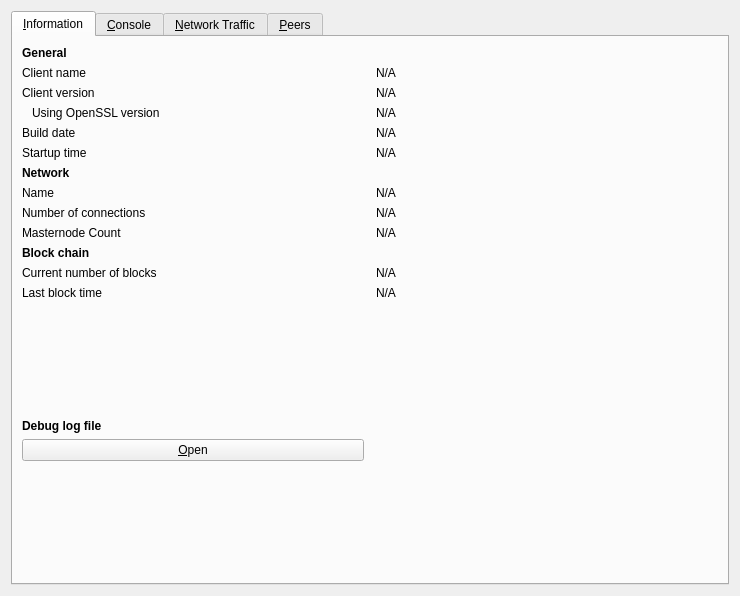
<?xml version="1.0" encoding="UTF-8"?>
<ui version="4.0">
 <class>RPCConsole</class>
 <widget class="QDialog" name="RPCConsole">
  <property name="geometry">
   <rect>
    <x>0</x>
    <y>0</y>
    <width>740</width>
    <height>596</height>
   </rect>
  </property>
  <property name="windowTitle">
   <string>Tools window</string>
  </property>
  <layout class="QVBoxLayout" name="verticalLayout_2">
   <item>
    <widget class="QTabWidget" name="tabWidget">
     <property name="currentIndex">
      <number>0</number>
     </property>
     <widget class="QWidget" name="tab_info">
      <attribute name="title">
       <string>&amp;Information</string>
      </attribute>
      <layout class="QGridLayout" name="gridLayout" columnstretch="0,0">
       <property name="horizontalSpacing">
        <number>12</number>
       </property>
       <item row="9" column="0">
        <widget class="QLabel" name="label_4">
         <property name="text">
          <string>Masternode Count</string>
         </property>
        </widget>
       </item>
       <item row="0" column="0">
        <widget class="QLabel" name="label_9">
         <property name="font">
          <font>
           <weight>75</weight>
           <bold>true</bold>
          </font>
         </property>
         <property name="text">
          <string>General</string>
         </property>
        </widget>
       </item>
       <item row="7" column="0">
        <widget class="QLabel" name="label_8">
         <property name="text">
          <string>Name</string>
         </property>
        </widget>
       </item>
       <item row="1" column="0">
        <widget class="QLabel" name="label_5">
         <property name="text">
          <string>Client name</string>
         </property>
        </widget>
       </item>
       <item row="7" column="1">
        <widget class="QLabel" name="networkName">
         <property name="cursor">
          <cursorShape>IBeamCursor</cursorShape>
         </property>
         <property name="text">
          <string>N/A</string>
         </property>
         <property name="textFormat">
          <enum>Qt::PlainText</enum>
         </property>
         <property name="textInteractionFlags">
          <set>Qt::LinksAccessibleByMouse|Qt::TextSelectableByKeyboard|Qt::TextSelectableByMouse</set>
         </property>
        </widget>
       </item>
       <item row="8" column="0">
        <widget class="QLabel" name="label_7">
         <property name="text">
          <string>Number of connections</string>
         </property>
        </widget>
       </item>
       <item row="15" column="0">
        <widget class="QPushButton" name="openDebugLogfileButton">
         <property name="toolTip">
          <string>Open the Chaincoin debug log file from the current data directory. This can take a few seconds for large log files.</string>
         </property>
         <property name="text">
          <string>&amp;Open</string>
         </property>
         <property name="icon">
          <iconset resource="../chaincoin.qrc">
           <normaloff>:/icons/open</normaloff>:/icons/open</iconset>
         </property>
         <property name="autoDefault">
          <bool>false</bool>
         </property>
        </widget>
       </item>
       <item row="16" column="0">
        <spacer name="verticalSpacer">
         <property name="orientation">
          <enum>Qt::Vertical</enum>
         </property>
         <property name="sizeHint" stdset="0">
          <size>
           <width>20</width>
           <height>40</height>
          </size>
         </property>
        </spacer>
       </item>
       <item row="5" column="0">
        <widget class="QLabel" name="label_13">
         <property name="text">
          <string>Startup time</string>
         </property>
        </widget>
       </item>
       <item row="6" column="0">
        <widget class="QLabel" name="label_11">
         <property name="font">
          <font>
           <weight>75</weight>
           <bold>true</bold>
          </font>
         </property>
         <property name="text">
          <string>Network</string>
         </property>
        </widget>
       </item>
       <item row="11" column="1">
        <widget class="QLabel" name="numberOfBlocks">
         <property name="cursor">
          <cursorShape>IBeamCursor</cursorShape>
         </property>
         <property name="text">
          <string>N/A</string>
         </property>
         <property name="textFormat">
          <enum>Qt::PlainText</enum>
         </property>
         <property name="textInteractionFlags">
          <set>Qt::LinksAccessibleByMouse|Qt::TextSelectableByKeyboard|Qt::TextSelectableByMouse</set>
         </property>
        </widget>
       </item>
       <item row="12" column="0">
        <widget class="QLabel" name="label_2">
         <property name="text">
          <string>Last block time</string>
         </property>
        </widget>
       </item>
       <item row="14" column="0">
        <widget class="QLabel" name="labelDebugLogfile">
         <property name="font">
          <font>
           <weight>75</weight>
           <bold>true</bold>
          </font>
         </property>
         <property name="text">
          <string>Debug log file</string>
         </property>
        </widget>
       </item>
       <item row="3" column="0">
        <widget class="QLabel" name="label_14">
         <property name="text">
          <string>Using OpenSSL version</string>
         </property>
         <property name="indent">
          <number>10</number>
         </property>
        </widget>
       </item>
       <item row="4" column="0">
        <widget class="QLabel" name="label_12">
         <property name="text">
          <string>Build date</string>
         </property>
        </widget>
       </item>
       <item row="3" column="1">
        <widget class="QLabel" name="openSSLVersion">
         <property name="cursor">
          <cursorShape>IBeamCursor</cursorShape>
         </property>
         <property name="text">
          <string>N/A</string>
         </property>
         <property name="textFormat">
          <enum>Qt::PlainText</enum>
         </property>
         <property name="textInteractionFlags">
          <set>Qt::LinksAccessibleByMouse|Qt::TextSelectableByKeyboard|Qt::TextSelectableByMouse</set>
         </property>
        </widget>
       </item>
       <item row="11" column="0">
        <widget class="QLabel" name="label_3">
         <property name="text">
          <string>Current number of blocks</string>
         </property>
        </widget>
       </item>
       <item row="1" column="1">
        <widget class="QLabel" name="clientName">
         <property name="cursor">
          <cursorShape>IBeamCursor</cursorShape>
         </property>
         <property name="text">
          <string>N/A</string>
         </property>
         <property name="textFormat">
          <enum>Qt::PlainText</enum>
         </property>
         <property name="textInteractionFlags">
          <set>Qt::LinksAccessibleByMouse|Qt::TextSelectableByKeyboard|Qt::TextSelectableByMouse</set>
         </property>
        </widget>
       </item>
       <item row="2" column="1">
        <widget class="QLabel" name="clientVersion">
         <property name="cursor">
          <cursorShape>IBeamCursor</cursorShape>
         </property>
         <property name="text">
          <string>N/A</string>
         </property>
         <property name="textFormat">
          <enum>Qt::PlainText</enum>
         </property>
         <property name="textInteractionFlags">
          <set>Qt::LinksAccessibleByMouse|Qt::TextSelectableByKeyboard|Qt::TextSelectableByMouse</set>
         </property>
        </widget>
       </item>
       <item row="12" column="1">
        <widget class="QLabel" name="lastBlockTime">
         <property name="cursor">
          <cursorShape>IBeamCursor</cursorShape>
         </property>
         <property name="text">
          <string>N/A</string>
         </property>
         <property name="textFormat">
          <enum>Qt::PlainText</enum>
         </property>
         <property name="textInteractionFlags">
          <set>Qt::LinksAccessibleByMouse|Qt::TextSelectableByKeyboard|Qt::TextSelectableByMouse</set>
         </property>
        </widget>
       </item>
       <item row="13" column="0">
        <spacer name="verticalSpacer_2">
         <property name="orientation">
          <enum>Qt::Vertical</enum>
         </property>
         <property name="sizeHint" stdset="0">
          <size>
           <width>20</width>
           <height>20</height>
          </size>
         </property>
        </spacer>
       </item>
       <item row="8" column="1">
        <widget class="QLabel" name="numberOfConnections">
         <property name="cursor">
          <cursorShape>IBeamCursor</cursorShape>
         </property>
         <property name="text">
          <string>N/A</string>
         </property>
         <property name="textFormat">
          <enum>Qt::PlainText</enum>
         </property>
         <property name="textInteractionFlags">
          <set>Qt::LinksAccessibleByMouse|Qt::TextSelectableByKeyboard|Qt::TextSelectableByMouse</set>
         </property>
        </widget>
       </item>
       <item row="4" column="1">
        <widget class="QLabel" name="buildDate">
         <property name="cursor">
          <cursorShape>IBeamCursor</cursorShape>
         </property>
         <property name="text">
          <string>N/A</string>
         </property>
         <property name="textFormat">
          <enum>Qt::PlainText</enum>
         </property>
         <property name="textInteractionFlags">
          <set>Qt::LinksAccessibleByMouse|Qt::TextSelectableByKeyboard|Qt::TextSelectableByMouse</set>
         </property>
        </widget>
       </item>
       <item row="2" column="0">
        <widget class="QLabel" name="label_6">
         <property name="text">
          <string>Client version</string>
         </property>
        </widget>
       </item>
       <item row="5" column="1">
        <widget class="QLabel" name="startupTime">
         <property name="cursor">
          <cursorShape>IBeamCursor</cursorShape>
         </property>
         <property name="text">
          <string>N/A</string>
         </property>
         <property name="textFormat">
          <enum>Qt::PlainText</enum>
         </property>
         <property name="textInteractionFlags">
          <set>Qt::LinksAccessibleByMouse|Qt::TextSelectableByKeyboard|Qt::TextSelectableByMouse</set>
         </property>
        </widget>
       </item>
       <item row="10" column="0">
        <widget class="QLabel" name="label_10">
         <property name="font">
          <font>
           <weight>75</weight>
           <bold>true</bold>
          </font>
         </property>
         <property name="text">
          <string>Block chain</string>
         </property>
        </widget>
       </item>
       <item row="9" column="1">
        <widget class="QLabel" name="masternodeCount">
         <property name="text">
          <string>N/A</string>
         </property>
        </widget>
       </item>
      </layout>
     </widget>
     <widget class="QWidget" name="tab_console">
      <attribute name="title">
       <string>&amp;Console</string>
      </attribute>
      <layout class="QVBoxLayout" name="verticalLayout_3">
       <property name="spacing">
        <number>3</number>
       </property>
       <item>
        <widget class="QTextEdit" name="messagesWidget">
         <property name="minimumSize">
          <size>
           <width>0</width>
           <height>100</height>
          </size>
         </property>
         <property name="readOnly">
          <bool>true</bool>
         </property>
         <property name="tabKeyNavigation" stdset="0">
          <bool>false</bool>
         </property>
         <property name="columnCount" stdset="0">
          <number>2</number>
         </property>
        </widget>
       </item>
       <item>
        <layout class="QHBoxLayout" name="horizontalLayout">
         <property name="spacing">
          <number>3</number>
         </property>
         <item>
          <widget class="QLabel" name="label">
           <property name="text">
            <string notr="true">&gt;</string>
           </property>
          </widget>
         </item>
         <item>
          <widget class="QLineEdit" name="lineEdit"/>
         </item>
         <item>
          <widget class="QPushButton" name="clearButton">
           <property name="maximumSize">
            <size>
             <width>24</width>
             <height>24</height>
            </size>
           </property>
           <property name="toolTip">
            <string>Clear console</string>
           </property>
           <property name="text">
            <string/>
           </property>
           <property name="icon">
            <iconset resource="../chaincoin.qrc">
             <normaloff>:/icons/remove</normaloff>:/icons/remove</iconset>
           </property>
           <property name="shortcut">
            <string notr="true">Ctrl+L</string>
           </property>
           <property name="autoDefault">
            <bool>false</bool>
           </property>
          </widget>
         </item>
        </layout>
       </item>
      </layout>
     </widget>
     <widget class="QWidget" name="tab">
      <attribute name="title">
       <string>&amp;Network Traffic</string>
      </attribute>
      <layout class="QHBoxLayout" name="horizontalLayout_3">
       <item>
        <layout class="QVBoxLayout" name="verticalLayout_4">
         <item>
          <widget class="TrafficGraphWidget" name="trafficGraph" native="true">
           <property name="sizePolicy">
            <sizepolicy hsizetype="Expanding" vsizetype="Expanding">
             <horstretch>0</horstretch>
             <verstretch>0</verstretch>
            </sizepolicy>
           </property>
          </widget>
         </item>
         <item>
          <layout class="QHBoxLayout" name="horizontalLayout_2">
           <item>
            <widget class="QSlider" name="sldGraphRange">
             <property name="minimum">
              <number>1</number>
             </property>
             <property name="maximum">
              <number>288</number>
             </property>
             <property name="pageStep">
              <number>12</number>
             </property>
             <property name="value">
              <number>6</number>
             </property>
             <property name="orientation">
              <enum>Qt::Horizontal</enum>
             </property>
            </widget>
           </item>
           <item>
            <widget class="QLabel" name="lblGraphRange">
             <property name="minimumSize">
              <size>
               <width>100</width>
               <height>0</height>
              </size>
             </property>
             <property name="alignment">
              <set>Qt::AlignCenter</set>
             </property>
            </widget>
           </item>
           <item>
            <widget class="QPushButton" name="btnClearTrafficGraph">
             <property name="text">
              <string>&amp;Clear</string>
             </property>
            </widget>
           </item>
          </layout>
         </item>
        </layout>
       </item>
       <item>
        <layout class="QVBoxLayout" name="verticalLayout">
         <item>
          <widget class="QGroupBox" name="groupBox">
           <property name="title">
            <string>Totals</string>
           </property>
           <layout class="QVBoxLayout" name="verticalLayout_5">
            <item>
             <layout class="QHBoxLayout" name="horizontalLayout_4">
              <item>
               <widget class="Line" name="line">
                <property name="sizePolicy">
                 <sizepolicy hsizetype="Fixed" vsizetype="Fixed">
                  <horstretch>0</horstretch>
                  <verstretch>0</verstretch>
                 </sizepolicy>
                </property>
                <property name="minimumSize">
                 <size>
                  <width>10</width>
                  <height>0</height>
                 </size>
                </property>
                <property name="palette">
                 <palette>
                  <active>
                   <colorrole role="Light">
                    <brush brushstyle="SolidPattern">
                     <color alpha="255">
                      <red>0</red>
                      <green>255</green>
                      <blue>0</blue>
                     </color>
                    </brush>
                   </colorrole>
                  </active>
                  <inactive>
                   <colorrole role="Light">
                    <brush brushstyle="SolidPattern">
                     <color alpha="255">
                      <red>0</red>
                      <green>255</green>
                      <blue>0</blue>
                     </color>
                    </brush>
                   </colorrole>
                  </inactive>
                  <disabled>
                   <colorrole role="Light">
                    <brush brushstyle="SolidPattern">
                     <color alpha="255">
                      <red>0</red>
                      <green>255</green>
                      <blue>0</blue>
                     </color>
                    </brush>
                   </colorrole>
                  </disabled>
                 </palette>
                </property>
                <property name="orientation">
                 <enum>Qt::Horizontal</enum>
                </property>
               </widget>
              </item>
              <item>
               <widget class="QLabel" name="label_16">
                <property name="text">
                 <string>In:</string>
                </property>
               </widget>
              </item>
              <item>
               <widget class="QLabel" name="lblBytesIn">
                <property name="minimumSize">
                 <size>
                  <width>50</width>
                  <height>0</height>
                 </size>
                </property>
                <property name="alignment">
                 <set>Qt::AlignRight|Qt::AlignTrailing|Qt::AlignVCenter</set>
                </property>
               </widget>
              </item>
             </layout>
            </item>
            <item>
             <layout class="QHBoxLayout" name="horizontalLayout_5">
              <item>
               <widget class="Line" name="line_2">
                <property name="sizePolicy">
                 <sizepolicy hsizetype="Fixed" vsizetype="Fixed">
                  <horstretch>0</horstretch>
                  <verstretch>0</verstretch>
                 </sizepolicy>
                </property>
                <property name="minimumSize">
                 <size>
                  <width>10</width>
                  <height>0</height>
                 </size>
                </property>
                <property name="palette">
                 <palette>
                  <active>
                   <colorrole role="Light">
                    <brush brushstyle="SolidPattern">
                     <color alpha="255">
                      <red>255</red>
                      <green>0</green>
                      <blue>0</blue>
                     </color>
                    </brush>
                   </colorrole>
                  </active>
                  <inactive>
                   <colorrole role="Light">
                    <brush brushstyle="SolidPattern">
                     <color alpha="255">
                      <red>255</red>
                      <green>0</green>
                      <blue>0</blue>
                     </color>
                    </brush>
                   </colorrole>
                  </inactive>
                  <disabled>
                   <colorrole role="Light">
                    <brush brushstyle="SolidPattern">
                     <color alpha="255">
                      <red>255</red>
                      <green>0</green>
                      <blue>0</blue>
                     </color>
                    </brush>
                   </colorrole>
                  </disabled>
                 </palette>
                </property>
                <property name="orientation">
                 <enum>Qt::Horizontal</enum>
                </property>
               </widget>
              </item>
              <item>
               <widget class="QLabel" name="label_17">
                <property name="text">
                 <string>Out:</string>
                </property>
               </widget>
              </item>
              <item>
               <widget class="QLabel" name="lblBytesOut">
                <property name="minimumSize">
                 <size>
                  <width>50</width>
                  <height>0</height>
                 </size>
                </property>
                <property name="alignment">
                 <set>Qt::AlignRight|Qt::AlignTrailing|Qt::AlignVCenter</set>
                </property>
               </widget>
              </item>
             </layout>
            </item>
            <item>
             <spacer name="verticalSpacer_4">
              <property name="orientation">
               <enum>Qt::Vertical</enum>
              </property>
              <property name="sizeHint" stdset="0">
               <size>
                <width>20</width>
                <height>407</height>
               </size>
              </property>
             </spacer>
            </item>
           </layout>
          </widget>
         </item>
        </layout>
       </item>
      </layout>
     </widget>
     <widget class="QWidget" name="tab_peers">
      <attribute name="title">
       <string>&amp;Peers</string>
      </attribute>
      <layout class="QGridLayout" name="gridLayout_2">
       <item row="0" column="0" rowspan="2">
        <layout class="QVBoxLayout" name="verticalLayout_101">
         <property name="spacing">
          <number>0</number>
         </property>
         <item>
          <widget class="QTableView" name="peerWidget">
           <property name="horizontalScrollBarPolicy">
            <enum>Qt::ScrollBarAsNeeded</enum>
           </property>
           <property name="tabKeyNavigation">
            <bool>false</bool>
           </property>
           <property name="sortingEnabled">
            <bool>true</bool>
           </property>
           <attribute name="horizontalHeaderHighlightSections">
            <bool>false</bool>
           </attribute>
          </widget>
         </item>
         <item>
          <widget class="QLabel" name="banHeading">
           <property name="sizePolicy">
            <sizepolicy hsizetype="Preferred" vsizetype="Minimum">
             <horstretch>0</horstretch>
             <verstretch>0</verstretch>
            </sizepolicy>
           </property>
           <property name="minimumSize">
            <size>
             <width>300</width>
             <height>32</height>
            </size>
           </property>
           <property name="maximumSize">
            <size>
             <width>16777215</width>
             <height>32</height>
            </size>
           </property>
           <property name="font">
            <font>
             <pointsize>12</pointsize>
            </font>
           </property>
           <property name="cursor">
            <cursorShape>IBeamCursor</cursorShape>
           </property>
           <property name="text">
            <string>Banned peers</string>
           </property>
           <property name="alignment">
            <set>Qt::AlignBottom|Qt::AlignLeading|Qt::AlignLeft</set>
           </property>
           <property name="wordWrap">
            <bool>true</bool>
           </property>
           <property name="textInteractionFlags">
            <set>Qt::NoTextInteraction</set>
           </property>
          </widget>
         </item>
         <item>
          <widget class="QTableView" name="banlistWidget">
           <property name="sizePolicy">
            <sizepolicy hsizetype="Expanding" vsizetype="Expanding">
             <horstretch>0</horstretch>
             <verstretch>0</verstretch>
            </sizepolicy>
           </property>
           <property name="horizontalScrollBarPolicy">
            <enum>Qt::ScrollBarAsNeeded</enum>
           </property>
           <property name="tabKeyNavigation">
            <bool>false</bool>
           </property>
           <property name="sortingEnabled">
            <bool>true</bool>
           </property>
           <attribute name="horizontalHeaderHighlightSections">
            <bool>false</bool>
           </attribute>
          </widget>
         </item>
        </layout>
       </item>
       <item row="0" column="1">
        <widget class="QLabel" name="peerHeading">
         <property name="sizePolicy">
          <sizepolicy hsizetype="Preferred" vsizetype="Minimum">
           <horstretch>0</horstretch>
           <verstretch>0</verstretch>
          </sizepolicy>
         </property>
         <property name="minimumSize">
          <size>
           <width>300</width>
           <height>32</height>
          </size>
         </property>
         <property name="font">
          <font>
           <pointsize>10</pointsize>
          </font>
         </property>
         <property name="cursor">
          <cursorShape>IBeamCursor</cursorShape>
         </property>
         <property name="text">
          <string>Select a peer to view detailed information.</string>
         </property>
         <property name="alignment">
          <set>Qt::AlignHCenter|Qt::AlignTop</set>
         </property>
         <property name="wordWrap">
          <bool>true</bool>
         </property>
         <property name="textInteractionFlags">
          <set>Qt::LinksAccessibleByMouse|Qt::TextSelectableByKeyboard|Qt::TextSelectableByMouse</set>
         </property>
        </widget>
       </item>
       <item row="1" column="1">
        <widget class="QWidget" name="detailWidget" native="true">
         <property name="minimumSize">
          <size>
           <width>300</width>
           <height>0</height>
          </size>
         </property>
         <layout class="QGridLayout" name="gridLayout_3">
          <item row="0" column="0">
           <widget class="QLabel" name="label_30">
            <property name="text">
             <string>Whitelisted</string>
            </property>
           </widget>
          </item>
          <item row="0" column="2">
           <widget class="QLabel" name="peerWhitelisted">
            <property name="cursor">
             <cursorShape>IBeamCursor</cursorShape>
            </property>
            <property name="text">
             <string>N/A</string>
            </property>
            <property name="textFormat">
             <enum>Qt::PlainText</enum>
            </property>
            <property name="textInteractionFlags">
             <set>Qt::LinksAccessibleByMouse|Qt::TextSelectableByKeyboard|Qt::TextSelectableByMouse</set>
            </property>
           </widget>
          </item>
          <item row="1" column="0">
           <widget class="QLabel" name="label_23">
            <property name="text">
             <string>Direction</string>
            </property>
           </widget>
          </item>
          <item row="1" column="2">
           <widget class="QLabel" name="peerDirection">
            <property name="cursor">
             <cursorShape>IBeamCursor</cursorShape>
            </property>
            <property name="text">
             <string>N/A</string>
            </property>
            <property name="textFormat">
             <enum>Qt::PlainText</enum>
            </property>
            <property name="textInteractionFlags">
             <set>Qt::LinksAccessibleByMouse|Qt::TextSelectableByKeyboard|Qt::TextSelectableByMouse</set>
            </property>
           </widget>
          </item>
          <item row="2" column="0">
           <widget class="QLabel" name="label_21">
            <property name="text">
             <string>Version</string>
            </property>
           </widget>
          </item>
          <item row="2" column="2">
           <widget class="QLabel" name="peerVersion">
            <property name="cursor">
             <cursorShape>IBeamCursor</cursorShape>
            </property>
            <property name="text">
             <string>N/A</string>
            </property>
            <property name="textFormat">
             <enum>Qt::PlainText</enum>
            </property>
            <property name="textInteractionFlags">
             <set>Qt::LinksAccessibleByMouse|Qt::TextSelectableByKeyboard|Qt::TextSelectableByMouse</set>
            </property>
           </widget>
          </item>
          <item row="3" column="0">
           <widget class="QLabel" name="label_28">
            <property name="text">
             <string>User Agent</string>
            </property>
           </widget>
          </item>
          <item row="3" column="2">
           <widget class="QLabel" name="peerSubversion">
            <property name="cursor">
             <cursorShape>IBeamCursor</cursorShape>
            </property>
            <property name="text">
             <string>N/A</string>
            </property>
            <property name="textFormat">
             <enum>Qt::PlainText</enum>
            </property>
            <property name="textInteractionFlags">
             <set>Qt::LinksAccessibleByMouse|Qt::TextSelectableByKeyboard|Qt::TextSelectableByMouse</set>
            </property>
           </widget>
          </item>
          <item row="4" column="0">
           <widget class="QLabel" name="label_4">
            <property name="text">
             <string>Services</string>
            </property>
           </widget>
          </item>
          <item row="4" column="2">
           <widget class="QLabel" name="peerServices">
            <property name="cursor">
             <cursorShape>IBeamCursor</cursorShape>
            </property>
            <property name="text">
             <string>N/A</string>
            </property>
            <property name="textFormat">
             <enum>Qt::PlainText</enum>
            </property>
            <property name="textInteractionFlags">
             <set>Qt::LinksAccessibleByMouse|Qt::TextSelectableByKeyboard|Qt::TextSelectableByMouse</set>
            </property>
           </widget>
          </item>
          <item row="5" column="0">
           <widget class="QLabel" name="label_29">
            <property name="text">
             <string>Starting Block</string>
            </property>
           </widget>
          </item>
          <item row="5" column="2">
           <widget class="QLabel" name="peerHeight">
            <property name="cursor">
             <cursorShape>IBeamCursor</cursorShape>
            </property>
            <property name="text">
             <string>N/A</string>
            </property>
            <property name="textFormat">
             <enum>Qt::PlainText</enum>
            </property>
            <property name="textInteractionFlags">
             <set>Qt::LinksAccessibleByMouse|Qt::TextSelectableByKeyboard|Qt::TextSelectableByMouse</set>
            </property>
           </widget>
          </item>
          <item row="6" column="0">
           <widget class="QLabel" name="label_27">
            <property name="text">
             <string>Synced Headers</string>
            </property>
           </widget>
          </item>
          <item row="6" column="2">
           <widget class="QLabel" name="peerSyncHeight">
            <property name="cursor">
             <cursorShape>IBeamCursor</cursorShape>
            </property>
            <property name="text">
             <string>N/A</string>
            </property>
            <property name="textFormat">
             <enum>Qt::PlainText</enum>
            </property>
            <property name="textInteractionFlags">
             <set>Qt::LinksAccessibleByMouse|Qt::TextSelectableByKeyboard|Qt::TextSelectableByMouse</set>
            </property>
           </widget>
          </item>
          <item row="7" column="0">
           <widget class="QLabel" name="label_25">
            <property name="text">
             <string>Synced Blocks</string>
            </property>
           </widget>
          </item>
          <item row="7" column="2">
           <widget class="QLabel" name="peerCommonHeight">
            <property name="cursor">
             <cursorShape>IBeamCursor</cursorShape>
            </property>
            <property name="text">
             <string>N/A</string>
            </property>
            <property name="textFormat">
             <enum>Qt::PlainText</enum>
            </property>
            <property name="textInteractionFlags">
             <set>Qt::LinksAccessibleByMouse|Qt::TextSelectableByKeyboard|Qt::TextSelectableByMouse</set>
            </property>
           </widget>
          </item>
          <item row="8" column="0">
           <widget class="QLabel" name="label_24">
            <property name="text">
             <string>Ban Score</string>
            </property>
           </widget>
          </item>
          <item row="8" column="2">
           <widget class="QLabel" name="peerBanScore">
            <property name="cursor">
             <cursorShape>IBeamCursor</cursorShape>
            </property>
            <property name="text">
             <string>N/A</string>
            </property>
            <property name="textFormat">
             <enum>Qt::PlainText</enum>
            </property>
            <property name="textInteractionFlags">
             <set>Qt::LinksAccessibleByMouse|Qt::TextSelectableByKeyboard|Qt::TextSelectableByMouse</set>
            </property>
           </widget>
          </item>
          <item row="9" column="0">
           <widget class="QLabel" name="label_22">
            <property name="text">
             <string>Connection Time</string>
            </property>
           </widget>
          </item>
          <item row="9" column="2">
           <widget class="QLabel" name="peerConnTime">
            <property name="cursor">
             <cursorShape>IBeamCursor</cursorShape>
            </property>
            <property name="text">
             <string>N/A</string>
            </property>
            <property name="textFormat">
             <enum>Qt::PlainText</enum>
            </property>
            <property name="textInteractionFlags">
             <set>Qt::LinksAccessibleByMouse|Qt::TextSelectableByKeyboard|Qt::TextSelectableByMouse</set>
            </property>
           </widget>
          </item>
          <item row="10" column="0">
           <widget class="QLabel" name="label_15">
            <property name="text">
             <string>Last Send</string>
            </property>
           </widget>
          </item>
          <item row="10" column="2">
           <widget class="QLabel" name="peerLastSend">
            <property name="cursor">
             <cursorShape>IBeamCursor</cursorShape>
            </property>
            <property name="text">
             <string>N/A</string>
            </property>
            <property name="textFormat">
             <enum>Qt::PlainText</enum>
            </property>
            <property name="textInteractionFlags">
             <set>Qt::LinksAccessibleByMouse|Qt::TextSelectableByKeyboard|Qt::TextSelectableByMouse</set>
            </property>
           </widget>
          </item>
          <item row="11" column="0">
           <widget class="QLabel" name="label_19">
            <property name="text">
             <string>Last Receive</string>
            </property>
           </widget>
          </item>
          <item row="11" column="2">
           <widget class="QLabel" name="peerLastRecv">
            <property name="cursor">
             <cursorShape>IBeamCursor</cursorShape>
            </property>
            <property name="text">
             <string>N/A</string>
            </property>
            <property name="textFormat">
             <enum>Qt::PlainText</enum>
            </property>
            <property name="textInteractionFlags">
             <set>Qt::LinksAccessibleByMouse|Qt::TextSelectableByKeyboard|Qt::TextSelectableByMouse</set>
            </property>
           </widget>
          </item>
          <item row="12" column="0">
           <widget class="QLabel" name="label_18">
            <property name="text">
             <string>Sent</string>
            </property>
           </widget>
          </item>
          <item row="12" column="2">
           <widget class="QLabel" name="peerBytesSent">
            <property name="cursor">
             <cursorShape>IBeamCursor</cursorShape>
            </property>
            <property name="text">
             <string>N/A</string>
            </property>
            <property name="textFormat">
             <enum>Qt::PlainText</enum>
            </property>
            <property name="textInteractionFlags">
             <set>Qt::LinksAccessibleByMouse|Qt::TextSelectableByKeyboard|Qt::TextSelectableByMouse</set>
            </property>
           </widget>
          </item>
          <item row="13" column="0">
           <widget class="QLabel" name="label_20">
            <property name="text">
             <string>Received</string>
            </property>
           </widget>
          </item>
          <item row="13" column="2">
           <widget class="QLabel" name="peerBytesRecv">
            <property name="cursor">
             <cursorShape>IBeamCursor</cursorShape>
            </property>
            <property name="text">
             <string>N/A</string>
            </property>
            <property name="textFormat">
             <enum>Qt::PlainText</enum>
            </property>
            <property name="textInteractionFlags">
             <set>Qt::LinksAccessibleByMouse|Qt::TextSelectableByKeyboard|Qt::TextSelectableByMouse</set>
            </property>
           </widget>
          </item>
          <item row="14" column="0">
           <widget class="QLabel" name="label_26">
            <property name="text">
             <string>Ping Time</string>
            </property>
           </widget>
          </item>
          <item row="14" column="2">
           <widget class="QLabel" name="peerPingTime">
            <property name="cursor">
             <cursorShape>IBeamCursor</cursorShape>
            </property>
            <property name="text">
             <string>N/A</string>
            </property>
            <property name="textFormat">
             <enum>Qt::PlainText</enum>
            </property>
            <property name="textInteractionFlags">
             <set>Qt::LinksAccessibleByMouse|Qt::TextSelectableByKeyboard|Qt::TextSelectableByMouse</set>
            </property>
           </widget>
          </item>
          <item row="15" column="0">
           <widget class="QLabel" name="peerPingWaitLabel">
            <property name="toolTip">
             <string>The duration of a currently outstanding ping.</string>
            </property>
            <property name="text">
             <string>Ping Wait</string>
            </property>
           </widget>
          </item>
          <item row="15" column="2">
           <widget class="QLabel" name="peerPingWait">
            <property name="cursor">
             <cursorShape>IBeamCursor</cursorShape>
            </property>
            <property name="text">
             <string>N/A</string>
            </property>
            <property name="textFormat">
             <enum>Qt::PlainText</enum>
            </property>
            <property name="textInteractionFlags">
             <set>Qt::LinksAccessibleByMouse|Qt::TextSelectableByKeyboard|Qt::TextSelectableByMouse</set>
            </property>
           </widget>
          </item>
          <item row="16" column="0">
           <widget class="QLabel" name="peerMinPingLabel">
            <property name="text">
             <string>Min Ping</string>
            </property>
           </widget>
          </item>
          <item row="16" column="2">
           <widget class="QLabel" name="peerMinPing">
            <property name="cursor">
             <cursorShape>IBeamCursor</cursorShape>
            </property>
            <property name="text">
             <string>N/A</string>
            </property>
            <property name="textFormat">
             <enum>Qt::PlainText</enum>
            </property>
            <property name="textInteractionFlags">
             <set>Qt::LinksAccessibleByMouse|Qt::TextSelectableByKeyboard|Qt::TextSelectableByMouse</set>
            </property>
           </widget>
          </item>
          <item row="17" column="0">
           <widget class="QLabel" name="label_timeoffset">
            <property name="text">
             <string>Time Offset</string>
            </property>
           </widget>
          </item>
          <item row="17" column="2">
           <widget class="QLabel" name="timeoffset">
            <property name="cursor">
             <cursorShape>IBeamCursor</cursorShape>
            </property>
            <property name="text">
             <string>N/A</string>
            </property>
            <property name="textFormat">
             <enum>Qt::PlainText</enum>
            </property>
            <property name="textInteractionFlags">
             <set>Qt::LinksAccessibleByMouse|Qt::TextSelectableByKeyboard|Qt::TextSelectableByMouse</set>
            </property>
           </widget>
          </item>
          <item row="18" column="1">
           <spacer name="verticalSpacer_3">
            <property name="orientation">
             <enum>Qt::Vertical</enum>
            </property>
            <property name="sizeHint" stdset="0">
             <size>
              <width>20</width>
              <height>40</height>
             </size>
            </property>
           </spacer>
          </item>
         </layout>
        </widget>
       </item>
      </layout>
     </widget>
    </widget>
   </item>
  </layout>
 </widget>
 <customwidgets>
  <customwidget>
   <class>TrafficGraphWidget</class>
   <extends>QWidget</extends>
   <header>trafficgraphwidget.h</header>
   <container>1</container>
   <slots>
    <slot>clear()</slot>
   </slots>
  </customwidget>
 </customwidgets>
 <resources>
  <include location="../chaincoin.qrc"/>
 </resources>
 <connections/>
</ui>
